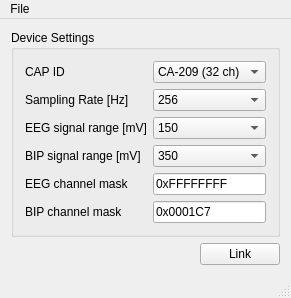
<?xml version="1.0" encoding="UTF-8"?>
<ui version="4.0">
 <class>MainWindowClass</class>
 <widget class="QMainWindow" name="MainWindowClass">
  <property name="geometry">
   <rect>
    <x>0</x>
    <y>0</y>
    <width>281</width>
    <height>294</height>
   </rect>
  </property>
  <property name="windowTitle">
   <string>eegApp</string>
  </property>
  <widget class="QWidget" name="centralWidget">
   <layout class="QHBoxLayout" name="horizontalLayout_2">
    <item>
     <layout class="QVBoxLayout" name="verticalLayout">
      <item>
       <widget class="QGroupBox" name="groupBox">
        <property name="title">
         <string>Device Settings</string>
        </property>
        <layout class="QFormLayout" name="formLayout">
         <property name="fieldGrowthPolicy">
          <enum>QFormLayout::AllNonFixedFieldsGrow</enum>
         </property>
         <item row="0" column="0">
          <widget class="QLabel" name="Cap_ID_Label">
           <property name="text">
            <string>CAP ID</string>
           </property>
          </widget>
         </item>
         <item row="0" column="1">
          <widget class="QComboBox" name="Cap_ID">
           <item>
            <property name="text">
             <string>CA-209 (32 ch)</string>
            </property>
           </item>
           <item>
            <property name="text">
             <string>CA-001 (32 ch)</string>
            </property>
           </item>
           <item>
            <property name="text">
             <string>CA-200 (64 ch)</string>
            </property>
           </item>
          </widget>
         </item>
         <item row="1" column="0">
          <widget class="QLabel" name="SR_Label">
           <property name="text">
            <string>Sampling Rate [Hz]</string>
           </property>
          </widget>
         </item>
         <item row="1" column="1">
          <widget class="QComboBox" name="samplingRate">
           <property name="toolTip">
            <string>Sampling rate to use.</string>
           </property>
           <property name="currentIndex">
            <number>0</number>
           </property>
           <item>
            <property name="text">
             <string>256</string>
            </property>
           </item>
           <item>
            <property name="text">
             <string>512</string>
            </property>
           </item>
           <item>
            <property name="text">
             <string>1024</string>
            </property>
           </item>
           <item>
            <property name="text">
             <string>2048</string>
            </property>
           </item>
           <item>
            <property name="text">
             <string>4096</string>
            </property>
           </item>
           <item>
            <property name="text">
             <string>8192</string>
            </property>
           </item>
           <item>
            <property name="text">
             <string>16384</string>
            </property>
           </item>
          </widget>
         </item>
         <item row="2" column="0">
          <widget class="QLabel" name="EEG_Range_Label">
           <property name="text">
            <string>EEG signal range [mV]</string>
           </property>
          </widget>
         </item>
         <item row="2" column="1">
          <widget class="QComboBox" name="EEG_Range">
           <item>
            <property name="text">
             <string>150</string>
            </property>
           </item>
           <item>
            <property name="text">
             <string>750</string>
            </property>
           </item>
           <item>
            <property name="text">
             <string>1000</string>
            </property>
           </item>
          </widget>
         </item>
         <item row="3" column="0">
          <widget class="QLabel" name="BIP_Range_Label">
           <property name="text">
            <string>BIP signal range [mV]</string>
           </property>
          </widget>
         </item>
         <item row="3" column="1">
          <widget class="QComboBox" name="BIP_Range">
           <item>
            <property name="text">
             <string>350</string>
            </property>
           </item>
           <item>
            <property name="text">
             <string>700</string>
            </property>
           </item>
           <item>
            <property name="text">
             <string>1500</string>
            </property>
           </item>
           <item>
            <property name="text">
             <string>4000</string>
            </property>
           </item>
          </widget>
         </item>
         <item row="4" column="0">
          <widget class="QLabel" name="EEG_Mask_Label">
           <property name="text">
            <string>EEG channel mask</string>
           </property>
          </widget>
         </item>
         <item row="4" column="1">
          <widget class="QLineEdit" name="EEG_LineEdit">
           <property name="text">
            <string>0xFFFFFFFF</string>
           </property>
          </widget>
         </item>
         <item row="5" column="0">
          <widget class="QLabel" name="BIP_Channel_Label">
           <property name="text">
            <string>BIP channel mask</string>
           </property>
          </widget>
         </item>
         <item row="5" column="1">
          <widget class="QLineEdit" name="BIP_LineEdit">
           <property name="text">
            <string>0x0001C7</string>
           </property>
          </widget>
         </item>
        </layout>
       </widget>
      </item>
      <item>
       <layout class="QHBoxLayout" name="horizontalLayout">
        <item>
         <spacer name="horizontalSpacer">
          <property name="orientation">
           <enum>Qt::Horizontal</enum>
          </property>
          <property name="sizeHint" stdset="0">
           <size>
            <width>40</width>
            <height>20</height>
           </size>
          </property>
         </spacer>
        </item>
        <item>
         <widget class="QPushButton" name="linkButton">
          <property name="text">
           <string>Link</string>
          </property>
         </widget>
        </item>
       </layout>
      </item>
     </layout>
    </item>
   </layout>
  </widget>
  <widget class="QMenuBar" name="menuBar">
   <property name="geometry">
    <rect>
     <x>0</x>
     <y>0</y>
     <width>281</width>
     <height>20</height>
    </rect>
   </property>
   <widget class="QMenu" name="menuFile">
    <property name="title">
     <string>File</string>
    </property>
    <addaction name="actionLoad_Configuration"/>
    <addaction name="actionSave_Configuration"/>
    <addaction name="actionQuit"/>
   </widget>
   <addaction name="menuFile"/>
  </widget>
  <widget class="QStatusBar" name="statusBar"/>
  <action name="actionQuit_2">
   <property name="text">
    <string>Quit</string>
   </property>
  </action>
  <action name="actionLoad_Configuration">
   <property name="text">
    <string>Load Configuration</string>
   </property>
  </action>
  <action name="actionSave_Configuration">
   <property name="text">
    <string>Save Configuration</string>
   </property>
  </action>
  <action name="actionQuit">
   <property name="text">
    <string>Quit</string>
   </property>
  </action>
 </widget>
 <layoutdefault spacing="6" margin="11"/>
 <resources/>
 <connections/>
</ui>
